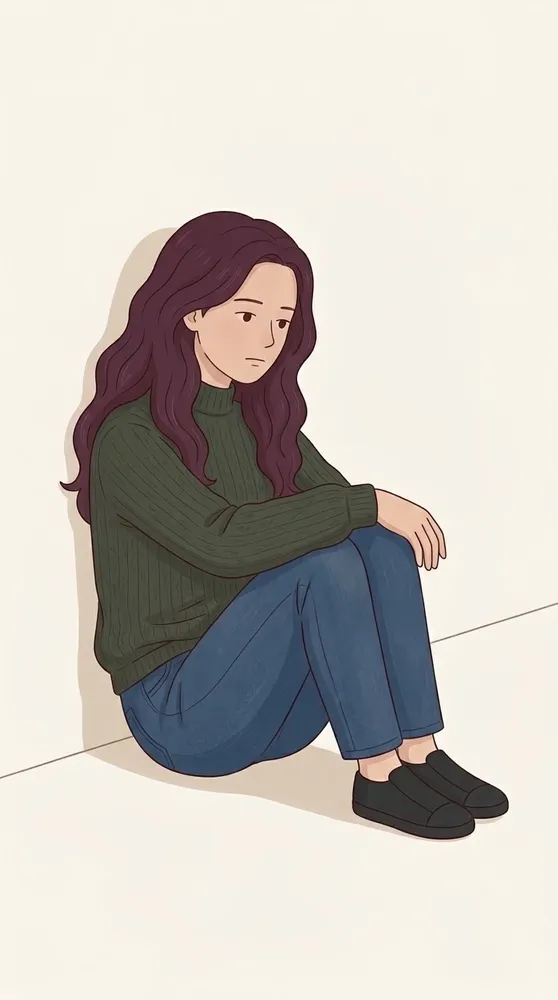
#> input picture assets/referencias/dani_ROSTRO_OFICIAL.webp, 558 x 1000 px, shrunk from 768 x 1376 before the run
$ python -i recortar_dani.py   (imports and definitions only)
#> lines starting #> are read from the running program, lines starting #| are printed output that depends on the picture; after the words box and inside, x2 and y2 are one past the last pixel; in counts of white or black regions, pixels touching at a corner belong together
"""Recorta a Dani (o Dani + mueble) del fondo liso de Flow.

Uso:  python3 tools/recortar_dani.py <carpeta_entrada> <carpeta_salida>

Método: estima el color del fondo en los bordes y rellena por inundación
desde todo el borde con los píxeles parecidos a ese color (se detiene en
los contornos entintados). Genera un PNG con transparencia y borde suavizado.
"""
import sys
from pathlib import Path

import numpy as np
from PIL import Image, ImageFilter
from scipy import ndimage

TOL = 16          # distancia de color máxima al fondo
# bordes desde donde se borra el fondo (por defecto los cuatro);
# si un mueble toca un borde, ese borde no se usa
SEMILLAS = {"borde-cama": ["top", "right"]}


def recortar(src: Path, dst: Path) -> None:
#> called with dst = 'out.png'
    im = Image.open(src).convert("RGB")
#> im is the input picture: PIL image 558x1000 RGB; mean R, G, B 201.3, 196.1, 189.8
    a = np.asarray(im).astype(np.int16)
    h, w, _ = a.shape
#> h = 1000; w = 558
    borde = np.concatenate([a[0], a[-1], a[:, 0], a[:, -1]])
    bg = np.median(borde, axis=0)
#> bg = [248, 243, 233]
    dist = np.abs(a - bg).max(axis=2)
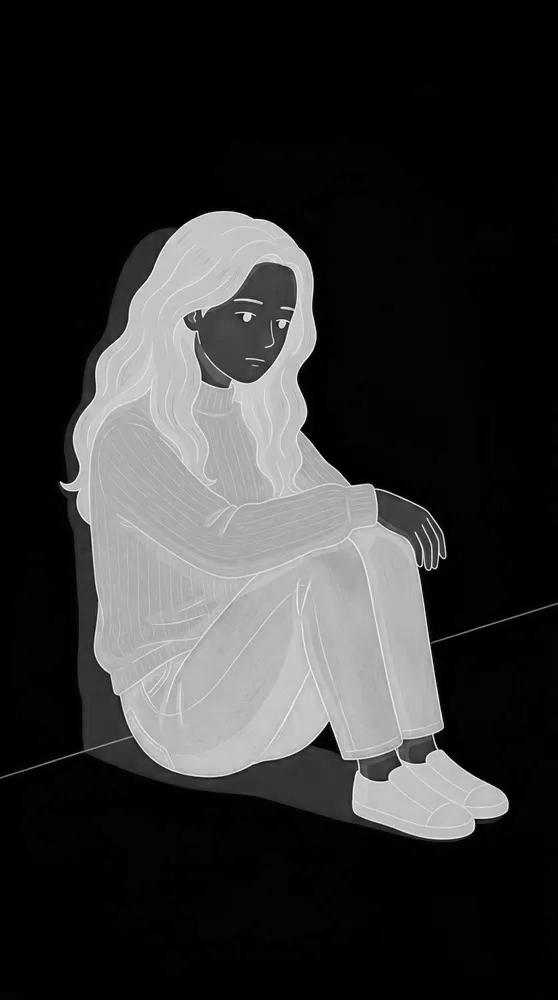
#> dist: shape (1000, 558) float64; min 0, max 248, mean 50.9
    parecido = dist < TOL
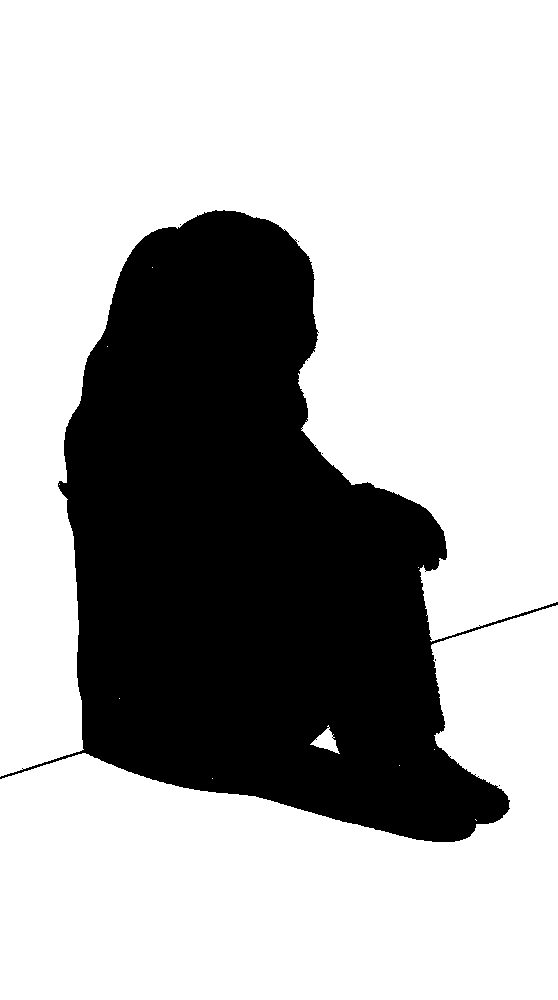
#> parecido: shape (1000, 558) bool; 68.9% white; 6 black regions (5 under 20 px), largest, box (x1, y1, x2, y2) and area: (0, 210, 558, 842) 173705
    etiquetas, _ = ndimage.label(parecido)
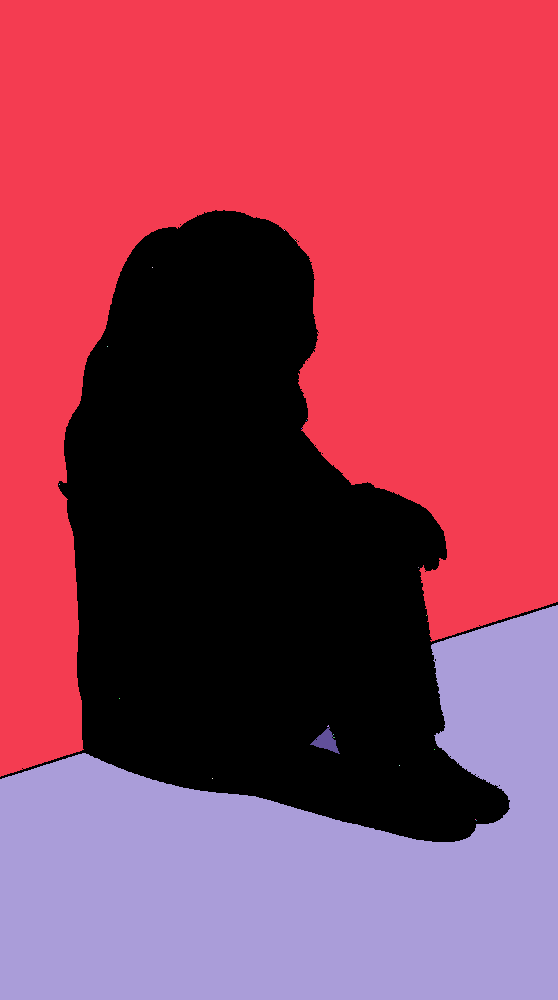
#> etiquetas: shape (1000, 558) int32; 22 distinct labels, from 0 to 21; one colour per label, 0 black
    lados = {"top": etiquetas[0], "bottom": etiquetas[-1],
             "left": etiquetas[:, 0], "right": etiquetas[:, -1]}
#> (the run stopped early here; a loop or call above may not have finished)

$ run again, on assets/referencias/intro_persiana_obturador_storyboard.webp
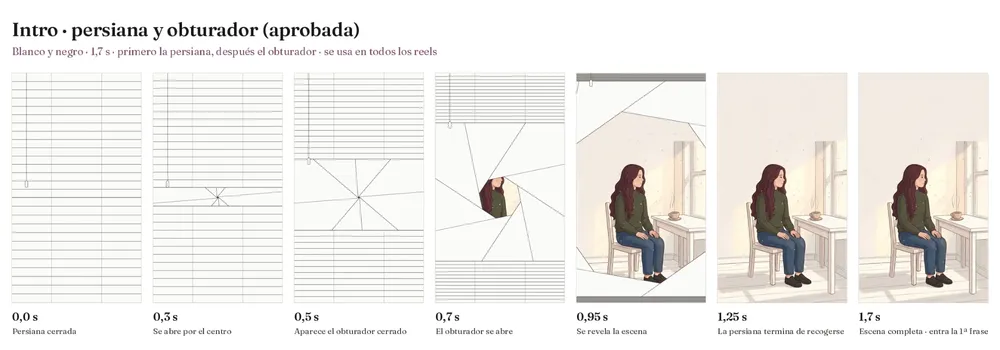
#> input picture assets/referencias/intro_persiana_obturador_storyboard.webp, 1000 x 350 px, shrunk from 2000 x 700 before the run
#> in recortar, im is the input picture: PIL image 1000x350 RGB; mean R, G, B 238.7, 236.7, 233.4
#> borde = 2700 rows, first 8: [255, 255, 255], [255, 255, 255], [255, 255, 255], [255, 255, 255], [255, 255, 255], [255, 255, 255], [255, 255, 255], [255, 255, 255]
#> bg = [255, 255, 255]
#> in recortar, `parecido = dist < TOL`:
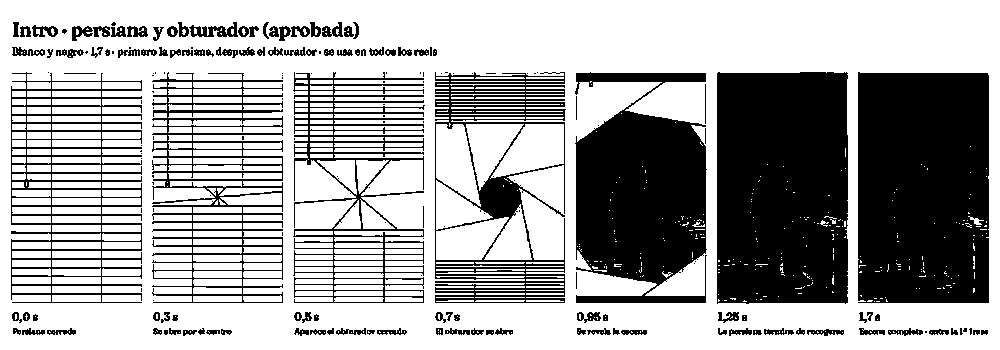
#> parecido: shape (350, 1000) bool; 65.6% white; 188 black regions (76 under 20 px), largest, box (x1, y1, x2, y2) and area: (858, 72, 989, 303) 29802, (717, 72, 848, 304) 29767, (575, 72, 707, 303) 21643
#> in recortar, `etiquetas, _ = ndimage.label(parecido)`:
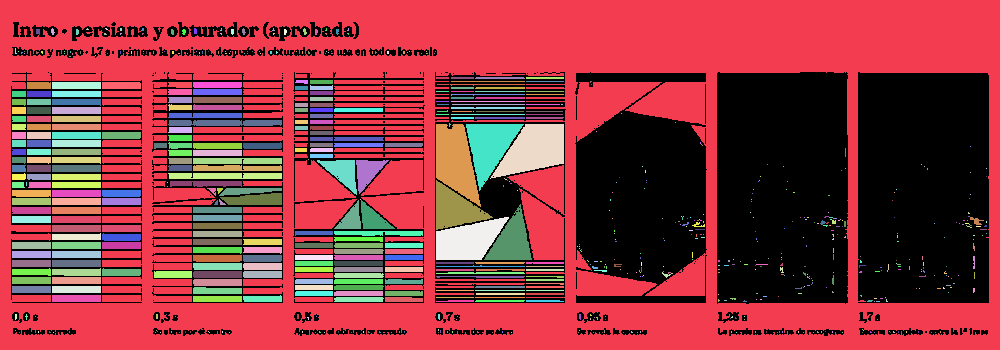
#> etiquetas: shape (350, 1000) int32; 745 distinct labels, from 0 to 744; one colour per label, 0 black

$ run again, on assets/referencias/dani_guia-estilo_de-pie_mano-pecho.jpg
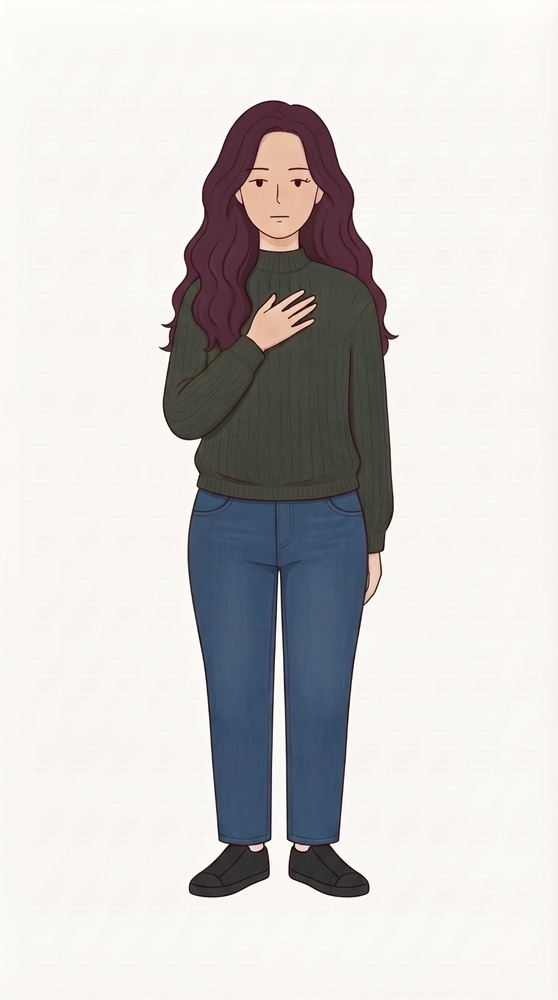
#> input picture assets/referencias/dani_guia-estilo_de-pie_mano-pecho.jpg, 558 x 1000 px, shrunk from 1116 x 2000 before the run
#> in recortar, im is the input picture: PIL image 558x1000 RGB; mean R, G, B 209.7, 207.3, 206.3
#> bg = [249, 247, 243]
#> in recortar, `dist = np.abs(a - bg).max(axis=2)`:
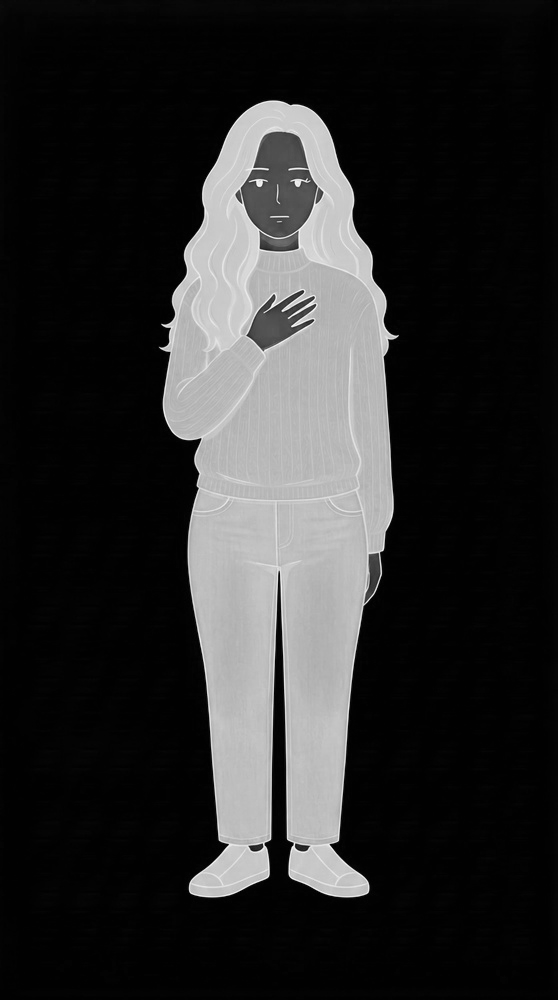
#> dist: shape (1000, 558) float64; min 1, max 247, mean 43.6
#> in recortar, `parecido = dist < TOL`:
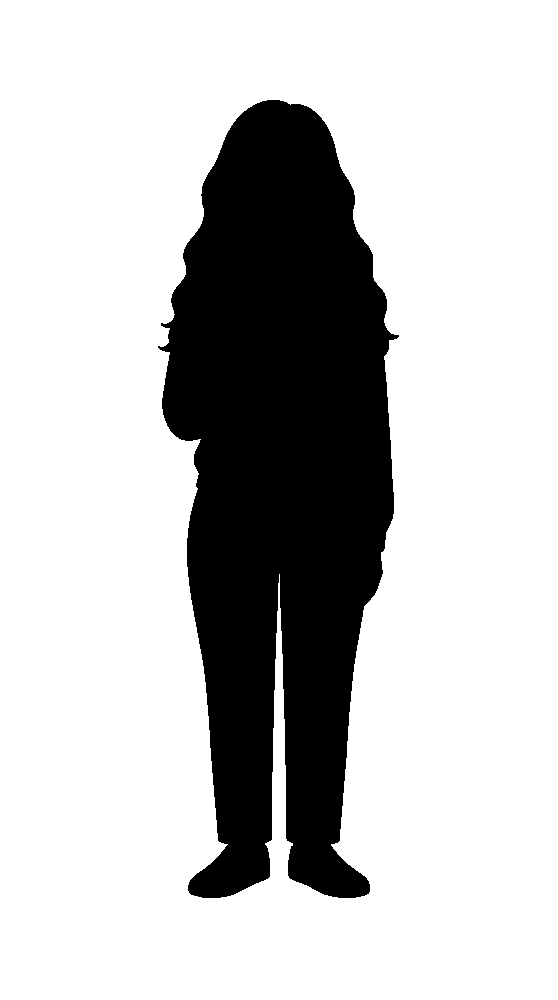
#> parecido: shape (1000, 558) bool; 76.8% white; 1 black region, box (x1, y1, x2, y2) and area: (158, 100, 399, 898) 129437
